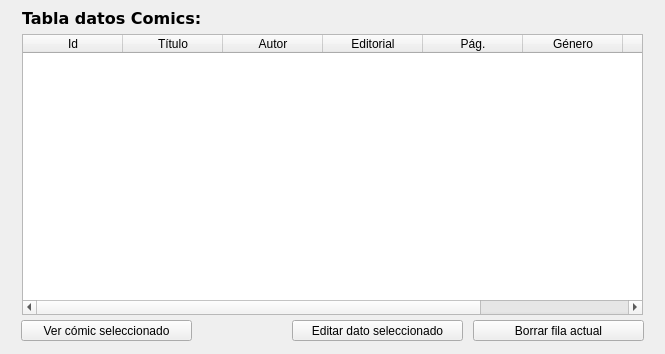
<?xml version="1.0" encoding="UTF-8"?>
<ui version="4.0">
 <class>MainWindow</class>
 <widget class="QMainWindow" name="MainWindow">
  <property name="geometry">
   <rect>
    <x>0</x>
    <y>0</y>
    <width>665</width>
    <height>354</height>
   </rect>
  </property>
  <property name="windowTitle">
   <string> GESTOR COMICS - Tabla</string>
  </property>
  <widget class="QWidget" name="centralwidget">
   <widget class="QLabel" name="lbl_tabla">
    <property name="geometry">
     <rect>
      <x>22</x>
      <y>3</y>
      <width>191</width>
      <height>31</height>
     </rect>
    </property>
    <property name="font">
     <font>
      <family>Verdana</family>
      <pointsize>12</pointsize>
      <weight>75</weight>
      <bold>true</bold>
     </font>
    </property>
    <property name="text">
     <string>Tabla datos Comics:</string>
    </property>
   </widget>
   <widget class="QTableWidget" name="tbl_tabla">
    <property name="geometry">
     <rect>
      <x>22</x>
      <y>34</y>
      <width>621</width>
      <height>281</height>
     </rect>
    </property>
    <property name="focusPolicy">
     <enum>Qt::ClickFocus</enum>
    </property>
    <property name="sizeAdjustPolicy">
     <enum>QAbstractScrollArea::AdjustIgnored</enum>
    </property>
    <property name="editTriggers">
     <set>QAbstractItemView::NoEditTriggers</set>
    </property>
    <property name="alternatingRowColors">
     <bool>false</bool>
    </property>
    <property name="selectionMode">
     <enum>QAbstractItemView::SingleSelection</enum>
    </property>
    <property name="sortingEnabled">
     <bool>true</bool>
    </property>
    <attribute name="horizontalHeaderDefaultSectionSize">
     <number>100</number>
    </attribute>
    <attribute name="horizontalHeaderMinimumSectionSize">
     <number>30</number>
    </attribute>
    <attribute name="horizontalHeaderStretchLastSection">
     <bool>false</bool>
    </attribute>
    <attribute name="verticalHeaderDefaultSectionSize">
     <number>22</number>
    </attribute>
    <attribute name="verticalHeaderMinimumSectionSize">
     <number>21</number>
    </attribute>
    <column>
     <property name="text">
      <string>Id</string>
     </property>
    </column>
    <column>
     <property name="text">
      <string>Título</string>
     </property>
    </column>
    <column>
     <property name="text">
      <string>Autor</string>
     </property>
    </column>
    <column>
     <property name="text">
      <string>Editorial</string>
     </property>
    </column>
    <column>
     <property name="text">
      <string>Pág.</string>
     </property>
    </column>
    <column>
     <property name="text">
      <string>Género</string>
     </property>
    </column>
    <column>
     <property name="text">
      <string>Tapa</string>
     </property>
    </column>
    <column>
     <property name="text">
      <string>Portada</string>
     </property>
    </column>
   </widget>
   <widget class="QPushButton" name="btn_borrar">
    <property name="geometry">
     <rect>
      <x>473</x>
      <y>320</y>
      <width>171</width>
      <height>21</height>
     </rect>
    </property>
    <property name="font">
     <font>
      <pointsize>9</pointsize>
     </font>
    </property>
    <property name="text">
     <string>Borrar fila actual</string>
    </property>
   </widget>
   <widget class="QPushButton" name="btn_editar">
    <property name="geometry">
     <rect>
      <x>292</x>
      <y>320</y>
      <width>171</width>
      <height>21</height>
     </rect>
    </property>
    <property name="font">
     <font>
      <pointsize>9</pointsize>
     </font>
    </property>
    <property name="text">
     <string>Editar dato seleccionado</string>
    </property>
   </widget>
   <widget class="QPushButton" name="btn_deselecc">
    <property name="geometry">
     <rect>
      <x>-2</x>
      <y>-2</y>
      <width>670</width>
      <height>360</height>
     </rect>
    </property>
    <property name="styleSheet">
     <string notr="true">* {
	background-color: transparent;
	border: none;
}</string>
    </property>
    <property name="text">
     <string/>
    </property>
   </widget>
   <widget class="QPushButton" name="btn_reord">
    <property name="geometry">
     <rect>
      <x>23</x>
      <y>35</y>
      <width>32</width>
      <height>29</height>
     </rect>
    </property>
    <property name="toolTip">
     <string>Ordenar por fila</string>
    </property>
    <property name="styleSheet">
     <string notr="true">QPushButton {background-color: transparent; border: none; min-width: 1px;} QToolTip {background-color: #148CD2;}</string>
    </property>
    <property name="text">
     <string/>
    </property>
   </widget>
   <widget class="QPushButton" name="btn_ver">
    <property name="geometry">
     <rect>
      <x>21</x>
      <y>320</y>
      <width>171</width>
      <height>21</height>
     </rect>
    </property>
    <property name="font">
     <font>
      <pointsize>9</pointsize>
     </font>
    </property>
    <property name="text">
     <string>Ver cómic seleccionado</string>
    </property>
   </widget>
   <zorder>btn_deselecc</zorder>
   <zorder>lbl_tabla</zorder>
   <zorder>tbl_tabla</zorder>
   <zorder>btn_borrar</zorder>
   <zorder>btn_editar</zorder>
   <zorder>btn_reord</zorder>
   <zorder>btn_ver</zorder>
  </widget>
 </widget>
 <tabstops>
  <tabstop>btn_editar</tabstop>
  <tabstop>btn_borrar</tabstop>
  <tabstop>tbl_tabla</tabstop>
 </tabstops>
 <resources/>
 <connections/>
</ui>
